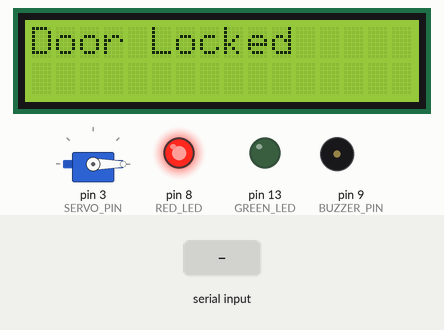
Recording of a sketch running on a simulated Arduino Uno, built with avr-gcc and run on an emulated ATmega328P. Parts: servo, 16×2 character LCD, output pins drawn as LEDs (lit = HIGH), buzzer (waves = sounding, pin HIGH). The test bench sets the inputs (shaded band). What the sketch prints to the serial monitor is not drawn.

Above: at 1.7 s.
1.8 s: "90,45\n" received over the second serial link
At 2.2 s:
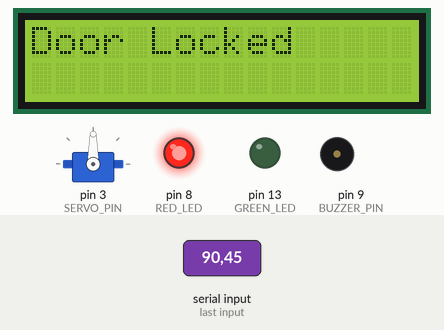
At 3.1 s:
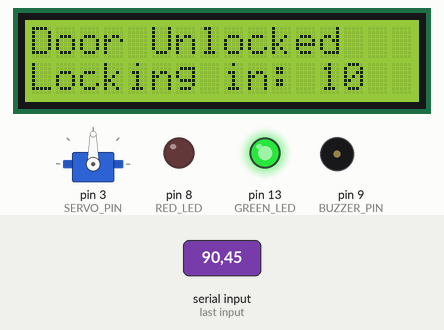
Timing chart, 0 to 13.8 s (numbered marks = the images above; inputs shaded):
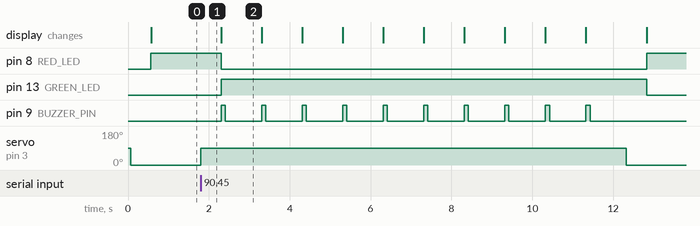

Measured:
- after the input at 1.8 s, pin 8 (RED_LED): HIGH → LOW after 0.50 s, → HIGH 10.5 s later; pin 13 (GREEN_LED): LOW → HIGH after 0.50 s, → LOW 10.5 s later; pin 9 (BUZZER_PIN): alternates HIGH for 0.10 s and LOW for 0.90 s, 20 changes in all, then stays LOW, starting after 0.51 s; servo on pin 3 (SERVO_PIN): 0° → 90° at once, → 0° 10.5 s later
- what the display in image 2 shows lasts 1.0 s, from 2.3 s to 3.3 s

The sketch:

working_code.ino
```cpp
#include <SoftwareSerial.h>
#include <Servo.h>
#include <LiquidCrystal.h>

//Pin setup
const int SERVO_PIN = 3;
const int BT_TX  =10;
const int BT_RX  = 11;
const int RED_LED  = 8  ;
const int GREEN_LED =  13;
const int BUZZER_PIN  = 9;

// LCD pins: RS, E, D4, D5, D6, D7
LiquidCrystal lcd(12, 2, 4, 5, 6, 7);
SoftwareSerial bluetooth(BT_TX, BT_RX);
Servo myservo1;

//  Variables
int unlockValue = 65;   // Threshold to unlock
bool isLocked = true;
int failedAttempts = 0;
int maxAttempts = 3;

void setup() {
  myservo1.attach(SERVO_PIN);
  pinMode(RED_LED, OUTPUT);
  pinMode(GREEN_LED, OUTPUT);
  pinMode(BUZZER_PIN, OUTPUT);

  Serial.begin(9600);
  bluetooth.begin(9600);
  lcd.begin(16, 2);

  lcd.clear();
  lcd.print("Smart Lock Ready");
  Serial.println("System ready — send value = 65 to unlock.");

  lockDoor();
}

void loop() {
  if (bluetooth.available()) {
    String input = bluetooth.readStringUntil('\n');
    int val = input.toInt();

    Serial.print("Received value: ");
    Serial.println(val);

    if (val >= unlockValue && isLocked) {
      failedAttempts = 0;  // Reset on success
      unlockDoor();
    }
    else if (val < unlockValue && isLocked) {
      failedAttempts++;
      lcd.clear();
      lcd.println("Access Denied");
      lcd.clear();
      lcd.print("Wrong attempt #");
      lcd.println(failedAttempts);

      // Normal beep
      digitalWrite(BUZZER_PIN, HIGH);
      delay(200);
      digitalWrite(BUZZER_PIN, LOW);

      // Alarm after 3 failed attempts
      if (failedAttempts >= maxAttempts) {
        lcd.clear();
        lcd.print("ALARM TRIGGERED!");
        lcd.clear();
        lcd.println("Too many failed attempts!");

        for (int i = 0; i < 5; i++) {
          digitalWrite(BUZZER_PIN, HIGH);
          delay(500);
          digitalWrite(BUZZER_PIN, LOW);
          delay(300);
        }

        failedAttempts = 0;  // Reset after alarm
      }
    }
  }
}

//  Lock Door
void lockDoor() {
  myservo1.write(0);  // Closed position
  delay(500);         // Allow servo to move
  digitalWrite(RED_LED, HIGH);
  digitalWrite(GREEN_LED, LOW);
  isLocked = true;
  lcd.clear();
  lcd.print("Door Locked");
  Serial.println("Door Locked");
}

//  Unlock Door with Countdown
void unlockDoor() {
  myservo1.write(90);  // Open position
  delay(500);
  digitalWrite(RED_LED, LOW);
  digitalWrite(GREEN_LED, HIGH);
  isLocked = false;

  lcd.clear();
  lcd.print("Door Unlocked");
  Serial.println("Door Unlocked");

  // Countdown to auto-lock
  for (int i = 10; i > 0; i--) {
    lcd.setCursor(0, 1);
    lcd.print("Locking in: ");
    lcd.print(i);
    lcd.print("  ");
    digitalWrite(BUZZER_PIN, HIGH);
    delay(100);
    digitalWrite(BUZZER_PIN, LOW);
    delay(900);
  }

  lockDoor();
}
```
